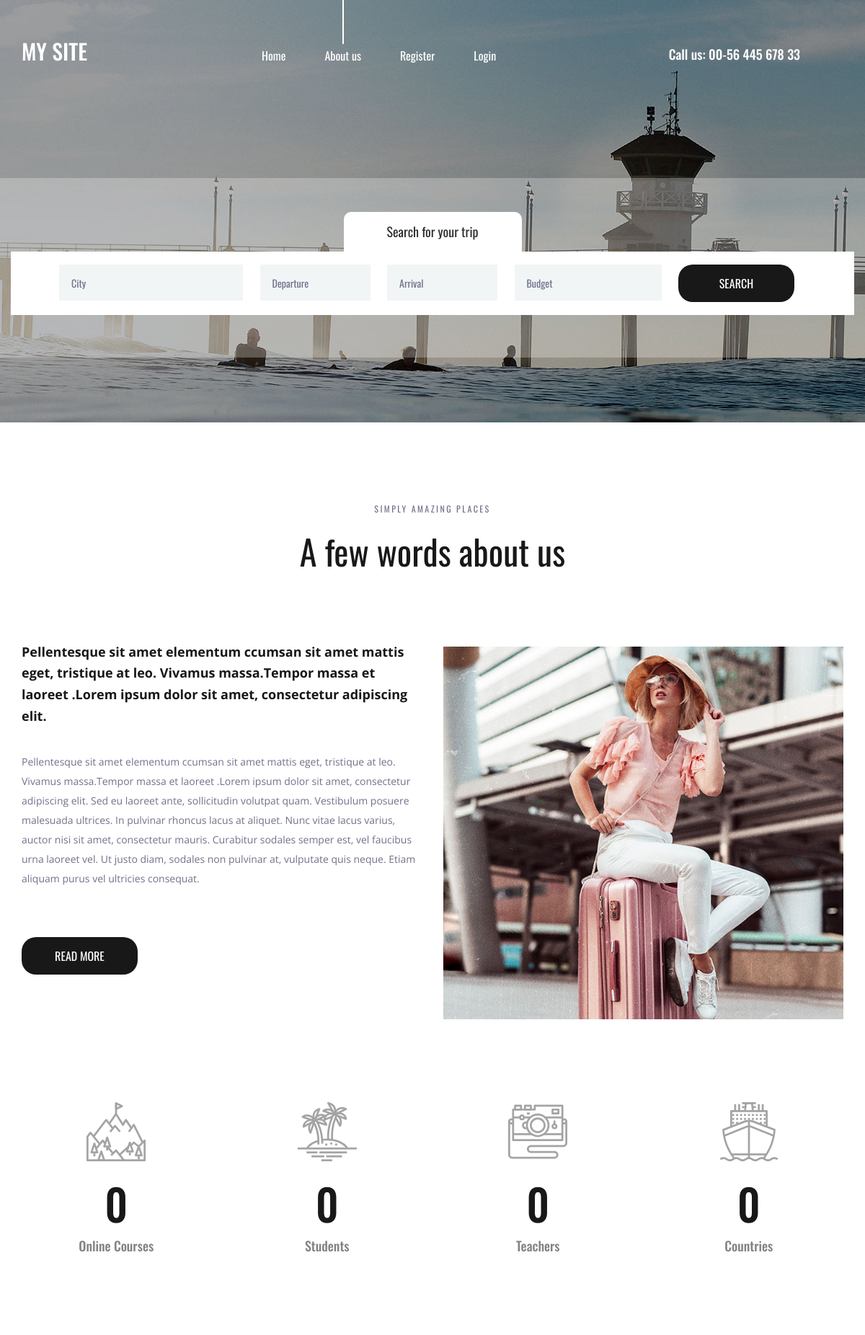
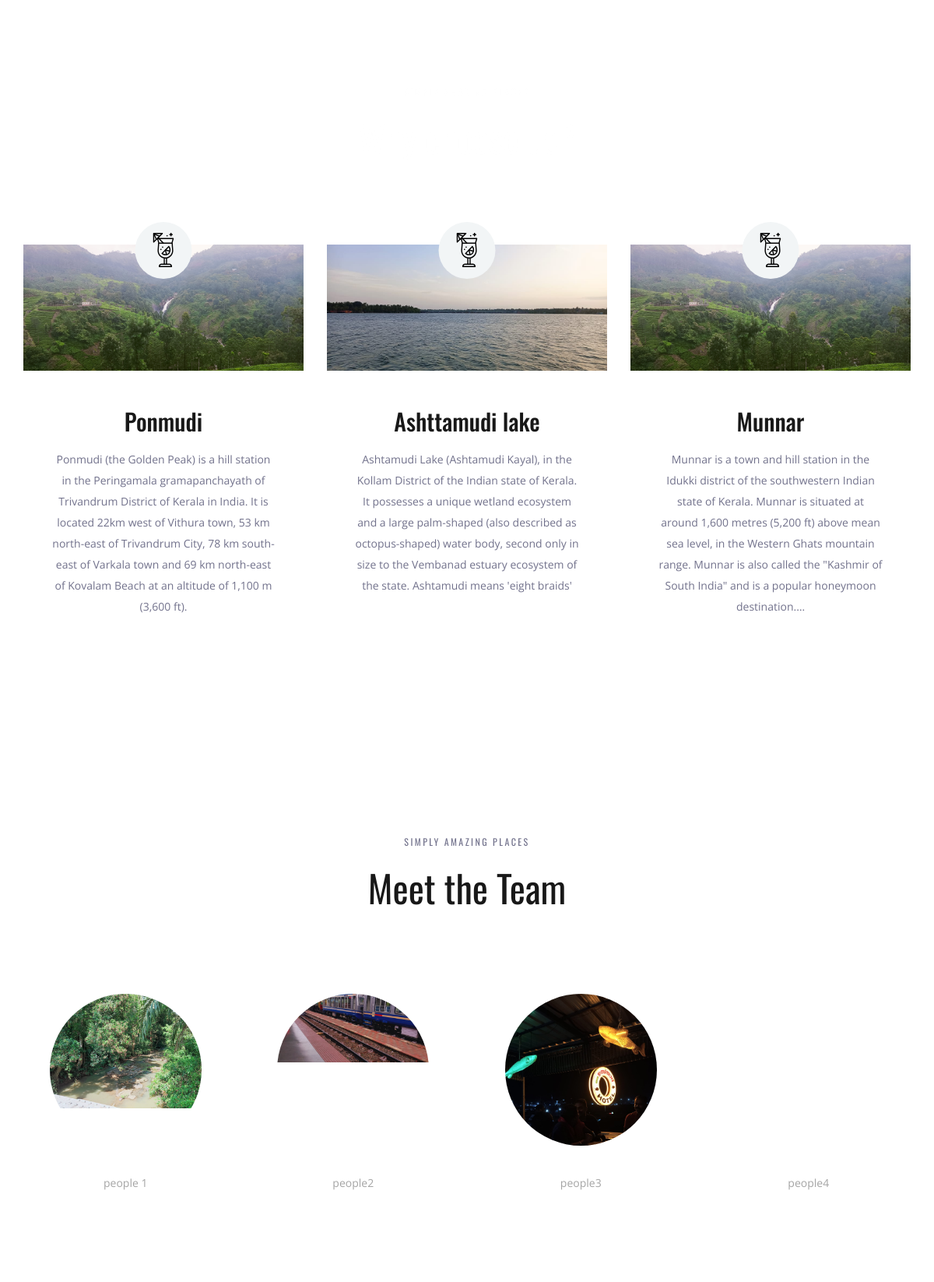
The page / (upper part) on the database its author committed (2 pictures, top to bottom).
### travelapp/models.py (models this page shows, shortened)
class Place(models.Model):
    name=models.CharField(max_length=250)
    img=models.ImageField(upload_to='project img')
    desc=models.TextField()

class people(models.Model):
    name=models.CharField(max_length=250)
    img=models.ImageField(upload_to='project img')

### travelapp/views.py (the view)
# urls.py: path('',views.demo,name='demo'),
def demo(request):
    obj=Place.objects.all()
    objs=people.objects.all()
    return render(request,"index.html",{'result':obj,'results':objs})

### templates/index.html (shortened to what this page needs)
{% load static %}
<!DOCTYPE html>
<html lang="en">
<head>
<link rel="stylesheet" type="text/css" href="{% static 'styles/bootstrap4/bootstrap.min.css' %}">
<link href="{% static 'plugins/font-awesome-4.7.0/css/font-awesome.min.css" rel="stylesheet" type="text/css' %}">
<link rel="stylesheet" type="text/css" href="{% static 'plugins/OwlCarousel2-2.2.1/owl.carousel.css' %}">
<link rel="stylesheet" type="text/css" href="{% static 'plugins/OwlCarousel2-2.2.1/owl.theme.default.css' %}">
<link rel="stylesheet" type="text/css" href="{% static 'plugins/OwlCarousel2-2.2.1/animate.css' %}">
<link rel="stylesheet" type="text/css" href="{% static 'styles/about.css' %}">
<link rel="stylesheet" type="text/css" href="{% static 'styles/about_responsive.css' %}">
</head>
<body>
<div class="super_container">
	<header class="header">
		<div class="container">
			<div class="row">
				<div class="col">
					<div class="header_content d-flex flex-row align-items-center justify-content-start">
						<div class="header_content_inner d-flex flex-row align-items-end justify-content-start">
							<div class="logo"><a href="index.html">MY SITE</a></div>
							<nav class="main_nav">
								<ul class="d-flex flex-row align-items-start justify-content-start">
									<li><a href="index.html">Home</a></li>
									<li class="active"><a href="about.html">About us</a></li>
									{% if user.is_authenticated %}
									<li> Hello {{user.username}}</li>
									<li><a href="newapp/logout">Logout</a></li>
									{% else %}
									<li><a href="newapp/register">Register</a></li>
									<li><a href="newapp/logout">Login</a></li>
									{% endif %}
								</ul>
							</nav>
							<div class="header_phone ml-auto">Call us: 00-56 445 678 33</div>
						</div>
					</div>
				</div>
			</div>
		</div>
	</header>
	<div class="home">
		<div class="background_image" style="background-image:url({% static 'images/about.jpg' %})"></div>
	</div>
	<div class="home_search">
		<div class="container">
			<div class="row">
				<div class="col">
					<div class="home_search_container">
						<div class="home_search_title">Search for your trip</div>
						<div class="home_search_content">
							<form action="#" class="home_search_form" id="home_search_form">
								<div class="d-flex flex-lg-row flex-column align-items-start justify-content-lg-between justify-content-start">
									<input type="text" class="search_input search_input_1" placeholder="City" required="required">
									<input type="text" class="search_input search_input_2" placeholder="Departure" required="required">
									<input type="text" class="search_input search_input_3" placeholder="Arrival" required="required">
									<input type="text" class="search_input search_input_4" placeholder="Budget" required="required">
									<button class="home_search_button">search</button>
								</div>
							</form>
						</div>
					</div>
				</div>
			</div>
		</div>
	</div>
	<div class="about">
		<div class="container">
			<div class="row">
				<div class="col text-center">
					<div class="section_subtitle">simply amazing places</div>
					<div class="section_title"><h2>A few words about us</h2></div>
				</div>
			</div>
			<div class="row about_row">
				<div class="col-lg-6">
					<div class="about_content">
						<div class="text_highlight">Pellentesque sit amet elementum ccumsan sit amet mattis eget, tristique at leo. Vivamus massa.Tempor massa et laoreet .Lorem ipsum dolor sit amet, consectetur adipiscing elit.</div>
						<div class="about_text">
							<p>Pellentesque sit amet elementum ccumsan sit amet mattis eget, tristique at leo. Vivamus massa.Tempor massa et laoreet .Lorem ipsum dolor sit amet, consectetur adipiscing elit. Sed eu laoreet ante, sollicitudin volutpat quam. Vestibulum posuere malesuada ultrices. In pulvinar rhoncus lacus at aliquet. Nunc vitae lacus varius, auctor nisi sit amet, consectetur mauris. Curabitur sodales semper est, vel faucibus urna laoreet vel. Ut justo diam, sodales non pulvinar at, vulputate quis neque. Etiam aliquam purus vel ultricies consequat.</p>
						</div>
						<div class="button about_button"><a href="#">read more</a></div>
					</div>
				</div>
				<div class="col-lg-6">
					<div class="about_image"><img src="{% static 'images/about_1.jpg' %}" alt=""></div>
				</div>
			</div>
		</div>
	</div>
	<div class="milestones">
		<div class="container">
			<div class="row">
				<div class="col-lg-3 milestone_col">
					<div class="milestone text-center">
						<div class="milestone_icon"><img src="{% static 'images/mountain.svg' %}" alt=""></div>
						<div class="milestone_counter" data-end-value="17">0</div>
						<div class="milestone_text">Online Courses</div>
					</div>
				</div>
				<div class="col-lg-3 milestone_col">
					<div class="milestone text-center">
						<div class="milestone_icon"><img src="{% static 'images/island.svg' %}" alt=""></div>
						<div class="milestone_counter" data-end-value="213">0</div>
						<div class="milestone_text">Students</div>
					</div>
				</div>
				<div class="col-lg-3 milestone_col">
					<div class="milestone text-center">
						<div class="milestone_icon"><img src="{% static 'images/camera.svg' %}" alt=""></div>
						<div class="milestone_counter" data-end-value="11923">0</div>
						<div class="milestone_text">Teachers</div>
					</div>
				</div>
				<div class="col-lg-3 milestone_col">
					<div class="milestone text-center">
						<div class="milestone_icon"><img src="{% static 'images/boat.svg' %}" alt=""></div>
						<div class="milestone_counter" data-end-value="15">0</div>
						<div class="milestone_text">Countries</div>
					</div>
				</div>
			</div>
		</div>
	</div>
	<div class="why">
		<div class="parallax_background parallax-window" data-parallax="scroll" data-image-src="{% static 'images/why.jpg' %}" data-speed="0.8"></div>
		<div class="container">
			<div class="row">
				<div class="col text-center">
					<div class="section_subtitle">simply amazing places</div>
					<div class="section_title"><h2>Why choose us?</h2></div>
				</div>
			</div>
			<div class="row why_row">
				{% for i in result %}
				<div class="col-lg-4 why_col">
					<div class="why_item">
						<div class="why_image">
							<img src="{{i.img.url}}" alt="">
							<div class="why_icon d-flex flex-column align-items-center justify-content-center">
								<img src="{% static 'images/why_2.svg' %}" alt="">
							</div>
						</div>
						<div class="why_content text-center">
							<div class="why_title">{{i.name}}</div>
							<div class="why_text">
								<p>{{i.desc}}</p>
							</div>
						</div>
					</div>
				</div>
				{% endfor %}
			</div>
        </div>
    </div>
	<div class="team">
		<div class="container">
			<div class="row">
				<div class="col text-center">
					<div class="section_subtitle">simply amazing places</div>
					<div class="section_title"><h2>Meet the Team</h2></div>
				</div>
			</div>
			<div class="row team_row">
				{% for j in results  %}
				<div class="col-xl-3 col-md-6 team_col">
					<div class="team_item d-flex flex-column align-items-center justify-content-start text-center">
						<div class="team_image"><img src="{{j.img.url}}" alt=""></div>
						<div class="team_content">
							<div class="team_title">{{j.name}}</div>
						</div>
					</div>
				</div>
				{% endfor %}
			</div>
		</div>
	</div>
</div>
</body>
</html>

### rows shown on the page
Place: img (picture), name "Ponmudi", desc "Ponmudi (the Golden Peak) is a hill station in the Peringamala gramapanchayath of Trivandrum District of Kerala in India. It is located 22km west of Vithura town, 53 km north-east of Trivandrum City, 78 km south-east of Varkala town and 69 km north-east of Kovalam Beach at an altitude of 1,100 m (3,600 ft)."
Place: img (picture), name "Ashttamudi lake", desc "Ashtamudi Lake (Ashtamudi Kayal), in the Kollam District of the Indian state of Kerala. It possesses a unique wetland ecosystem and a large palm-shaped (also described as octopus-shaped) water body, second only in size to the Vembanad estuary ecosystem of the state. Ashtamudi means 'eight braids'"
Place: img (picture), name "Munnar", desc "Munnar is a town and hill station in the Idukki district of the southwestern Indian state of Kerala. Munnar is situated at around 1,600 metres (5,200 ft) above mean sea level, in the Western Ghats mountain range. Munnar is also called the \"Kashmir of South India\" and is a popular honeymoon destination.…"
people: img (picture), name "people 1"
people: img (picture), name "people2"
people: img (picture), name "people3"
people: name "people4"
